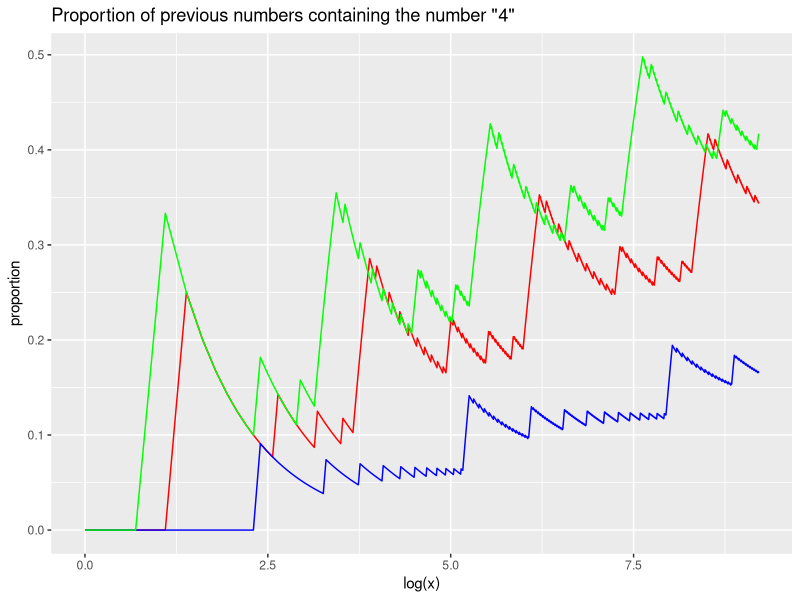

The R source for this figure:
library(dplyr)
library(ggplot2)

tibble(x = 1:10000) %>%
  mutate(contains.10 = grepl("4", as.character(x))) %>%
  mutate(contains.16 = grepl("4", base::`!.hexmode`(x))) %>%
  mutate(contains.8 = grepl("4", base::`!.octmode`(x))) %>%
  mutate(before.10 = cumsum(contains.10)) %>%
  mutate(before.16 = cumsum(contains.16)) %>%
  mutate(before.8 = cumsum(contains.8)) %>%
  mutate(density.10 = before.10 / x) %>%
  mutate(density.16 = before.16 / x) %>%
  mutate(density.8 = before.8 / x) %>%
  ggplot() +
  geom_line(aes(x = log(x), y = density.10), colour = 'red') +
  geom_line(aes(x = log(x), y = density.16), colour = 'blue') +
  geom_line(aes(x = log(x), y = density.8), colour = 'green') +
  labs(title = 'Proportion of previous numbers containing the number "4"', y = "proportion")
  